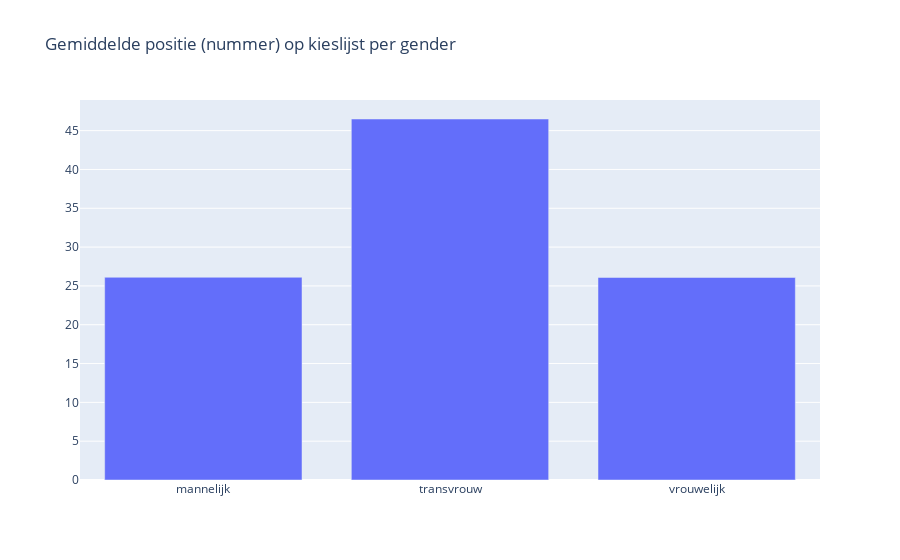

The notebook cell saved with this chart:
### Markdown cell above
# Figuur 3: gemiddelde leeftijd per partij
In bovenstaande figuur is de gemiddelde leeftijd per partij weergeven. Voor de rechter drie partijen is geen data via Wikidata beschikbaar over de leeftijd van de verkiesbaren. De verkiesbaren van de VVD hebben gemiddeld de laagste leeftijd.

### Code cell
listno_gender_df = (member_df[['genderLabel.value', 'listno.value']]).groupby(['genderLabel.value',]).mean()
fig4 = go.Figure([go.Bar(x=listno_gender_df.index.tolist(), y = listno_gender_df['listno.value'])], layout=go.Layout(title='Gemiddelde positie (nummer) op kieslijst per gender'))
fig4.show()

### Figure 1 — Plotly figure (JSON) as saved in the notebook; plotly's stock layout.template omitted (floating-point values rounded to 4 significant figures)
{"data": [{"type": "bar", "x": ["mannelijk", "transvrouw", "vrouwelijk"], "y": [26.11, 46.5, 26.09]}], "layout": {"title": {"text": "Gemiddelde positie (nummer) op kieslijst per gender"}}}
